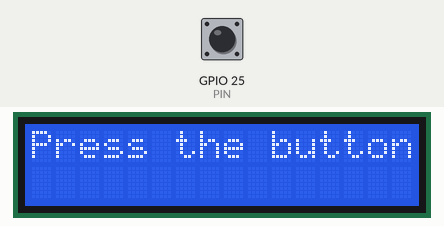
Simulated run of this program. Board: Raspberry Pi (BCM pin numbers). Shown: 16×2 character LCD. The test bench sets the inputs (shaded band); at power-on: GPIO 25 (PIN) LOW.

Above: at 1.2 s.
1.3 s: GPIO 25 (PIN) pulled HIGH for 0.3 s
At 1.8 s:
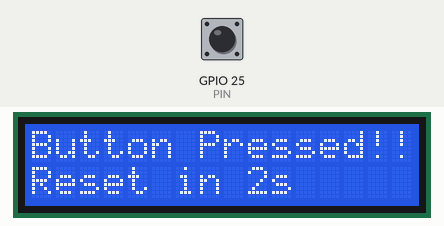
4.6 s: GPIO 25 (PIN) pulled HIGH for 1 s
8.6 s: GPIO 25 (PIN) pulled HIGH for 3.2 s
Timing chart, 0 to 11.6 s (numbered marks = the images above; inputs shaded):
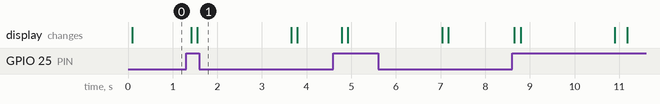

Measured:
- after the input at 1.3 s, the display: first changes after 0.11 s (image 1 shows a later state)

The program:

button.py
```python
'''
A program demonstrating how to use a button
'''

import RPi.GPIO as GPIO
import time
import lcd_i2c

PIN = 25
#Setup and initialization functions of the LCD
def printLCD(string1, string2):
    lcd_i2c.printer(string1, string2)

def setup():
    lcd_i2c.lcd_init()

#General GPIO Setup
GPIO.setmode(GPIO.BCM) #sets how we reference GPIO pins
GPIO.setup( PIN ,GPIO.IN, pull_up_down=GPIO.PUD_DOWN) #sets pin 17 to a pull-down pin, pulls the voltage of the pin to 0V when nothing is connected
setup() #calls setup function of the LCD

try:
    while True:
        printLCD("Press the button!!"," ") #prints to LCD
        if(GPIO.input( PIN ) == GPIO.HIGH): #Checks if input is high (3.3V), if so the button is pressed (connects 3.3V rail to pin)
            printLCD("Button Pressed!!!", "Reset in 2s")
            time.sleep(2)
        time.sleep(0.1)
except KeyboardInterrupt:
    pass

GPIO.cleanup()
lcd_i2c.cleanup()
```

lcd_i2c.py
```python
import smbus
import time

# Define some device parameters
I2C_ADDR  = 0x27 # I2C device address
LCD_WIDTH = 16   # Maximum characters per line

# Define some device constants
LCD_CHR = 1 # Mode - Sending data
LCD_CMD = 0 # Mode - Sending command

LCD_LINE_1 = 0x80 # LCD RAM address for the 1st line
LCD_LINE_2 = 0xC0 # LCD RAM address for the 2nd line
LCD_LINE_3 = 0x94 # LCD RAM address for the 3rd line
LCD_LINE_4 = 0xD4 # LCD RAM address for the 4th line

LCD_BACKLIGHT  = 0x08  # On
#LCD_BACKLIGHT = 0x00  # Off

ENABLE = 0b00000100 # Enable bit

# Timing constants
E_PULSE = 0.0005
E_DELAY = 0.0005

#Open I2C interface
#bus = smbus.SMBus(0)  # Rev 1 Pi uses 0
bus = smbus.SMBus(1) # Rev 2 Pi uses 1

def lcd_init():
  # Initialise display
  lcd_byte(0x33,LCD_CMD) # 110011 Initialise
  lcd_byte(0x32,LCD_CMD) # 110010 Initialise
  lcd_byte(0x06,LCD_CMD) # 000110 Cursor move direction
  lcd_byte(0x0C,LCD_CMD) # 001100 Display On,Cursor Off, Blink Off
  lcd_byte(0x28,LCD_CMD) # 101000 Data length, number of lines, font size
  lcd_byte(0x01,LCD_CMD) # 000001 Clear display
  time.sleep(E_DELAY)

def lcd_byte(bits, mode):
  # Send byte to data pins
  # bits = the data
  # mode = 1 for data
  #        0 for command

  bits_high = mode | (bits & 0xF0) | LCD_BACKLIGHT
  bits_low = mode | ((bits<<4) & 0xF0) | LCD_BACKLIGHT

  # High bits
  bus.write_byte(I2C_ADDR, bits_high)
  lcd_toggle_enable(bits_high)

  # Low bits
  bus.write_byte(I2C_ADDR, bits_low)
  lcd_toggle_enable(bits_low)

def lcd_toggle_enable(bits):
  # Toggle enable
  time.sleep(E_DELAY)
  bus.write_byte(I2C_ADDR, (bits | ENABLE))
  time.sleep(E_PULSE)
  bus.write_byte(I2C_ADDR,(bits & ~ENABLE))
  time.sleep(E_DELAY)

def lcd_string(message,line):
  # Send string to display

  message = message.ljust(LCD_WIDTH," ")

  lcd_byte(line, LCD_CMD)

  for i in range(LCD_WIDTH):
    lcd_byte(ord(message[i]),LCD_CHR)

def printer(string1,string2):
  lcd_string(string1,LCD_LINE_1)
  lcd_string(string2,LCD_LINE_2)

def cleanup():
    lcd_byte(0x01, LCD_CMD); #Clear LCD
```
